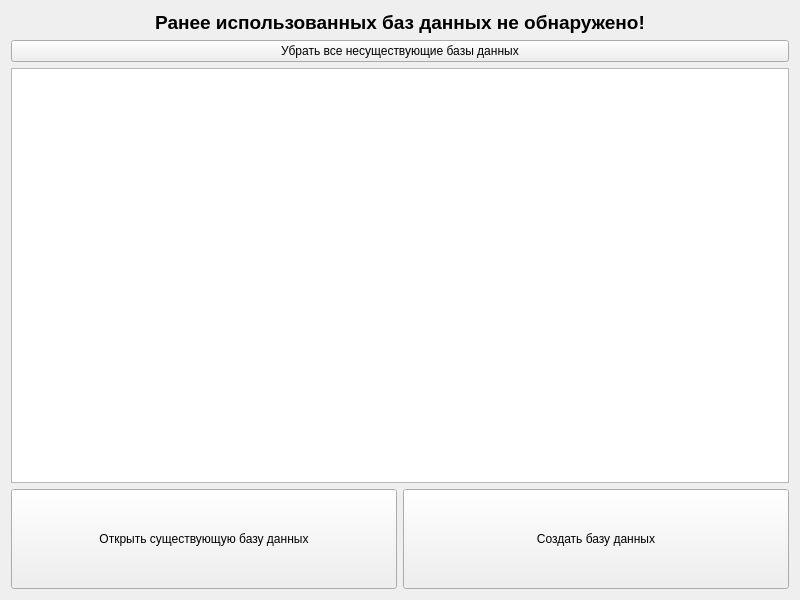
<?xml version="1.0" encoding="UTF-8"?>
<ui version="4.0">
 <class>WelcomeWidget</class>
 <widget class="QWidget" name="WelcomeWidget">
  <property name="geometry">
   <rect>
    <x>0</x>
    <y>0</y>
    <width>800</width>
    <height>600</height>
   </rect>
  </property>
  <property name="windowTitle">
   <string>Начальное окно</string>
  </property>
  <layout class="QGridLayout" name="gridLayout">
   <item row="0" column="0">
    <layout class="QVBoxLayout" name="verticalLayout">
     <item>
      <widget class="QLabel" name="dbstatus">
       <property name="text">
        <string>&lt;html&gt;&lt;head/&gt;&lt;body&gt;&lt;p align=&quot;center&quot;&gt;&lt;span style=&quot; font-size:14pt; font-weight:700;&quot;&gt;Ранее использованных баз данных не обнаружено!&lt;/span&gt;&lt;/p&gt;&lt;/body&gt;&lt;/html&gt;</string>
       </property>
      </widget>
     </item>
     <item>
      <widget class="QPushButton" name="deleteAllNonExistDb">
       <property name="styleSheet">
        <string notr="true">font: 600 11pt &quot;Segoe UI&quot;;</string>
       </property>
       <property name="text">
        <string>Убрать все несуществующие базы данных</string>
       </property>
      </widget>
     </item>
     <item>
      <widget class="QListWidget" name="listWidget"/>
     </item>
     <item>
      <layout class="QHBoxLayout" name="horizontalLayout">
       <item>
        <widget class="QPushButton" name="openExistBaseButton">
         <property name="minimumSize">
          <size>
           <width>250</width>
           <height>100</height>
          </size>
         </property>
         <property name="styleSheet">
          <string notr="true">font: 600 11pt &quot;Segoe UI&quot;;</string>
         </property>
         <property name="text">
          <string>Открыть существующую базу данных</string>
         </property>
        </widget>
       </item>
       <item>
        <widget class="QPushButton" name="createBaseButton">
         <property name="minimumSize">
          <size>
           <width>250</width>
           <height>100</height>
          </size>
         </property>
         <property name="styleSheet">
          <string notr="true">font: 600 11pt &quot;Segoe UI&quot;;</string>
         </property>
         <property name="text">
          <string>Создать базу данных</string>
         </property>
        </widget>
       </item>
      </layout>
     </item>
    </layout>
   </item>
  </layout>
 </widget>
 <resources/>
 <connections/>
</ui>
